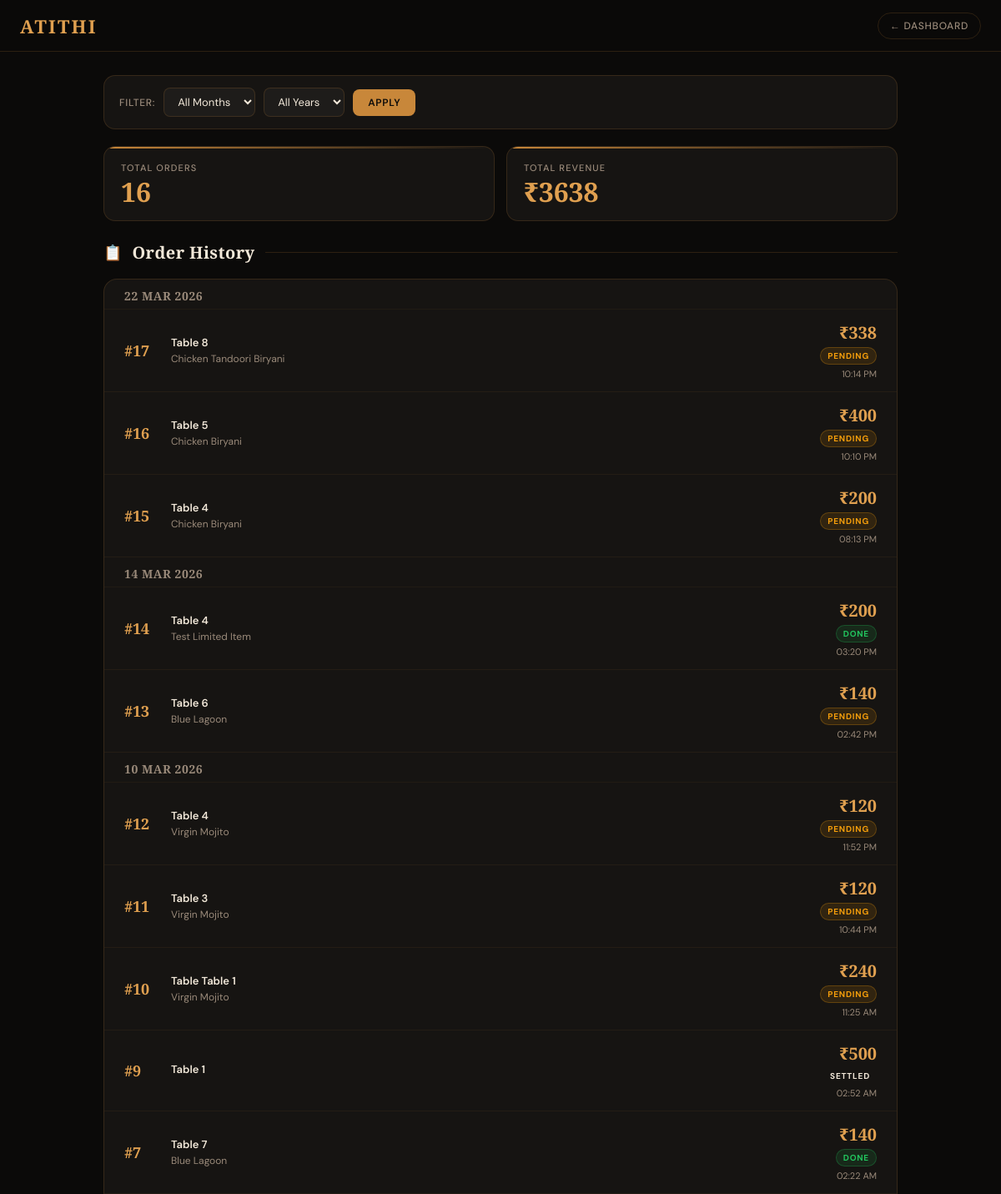
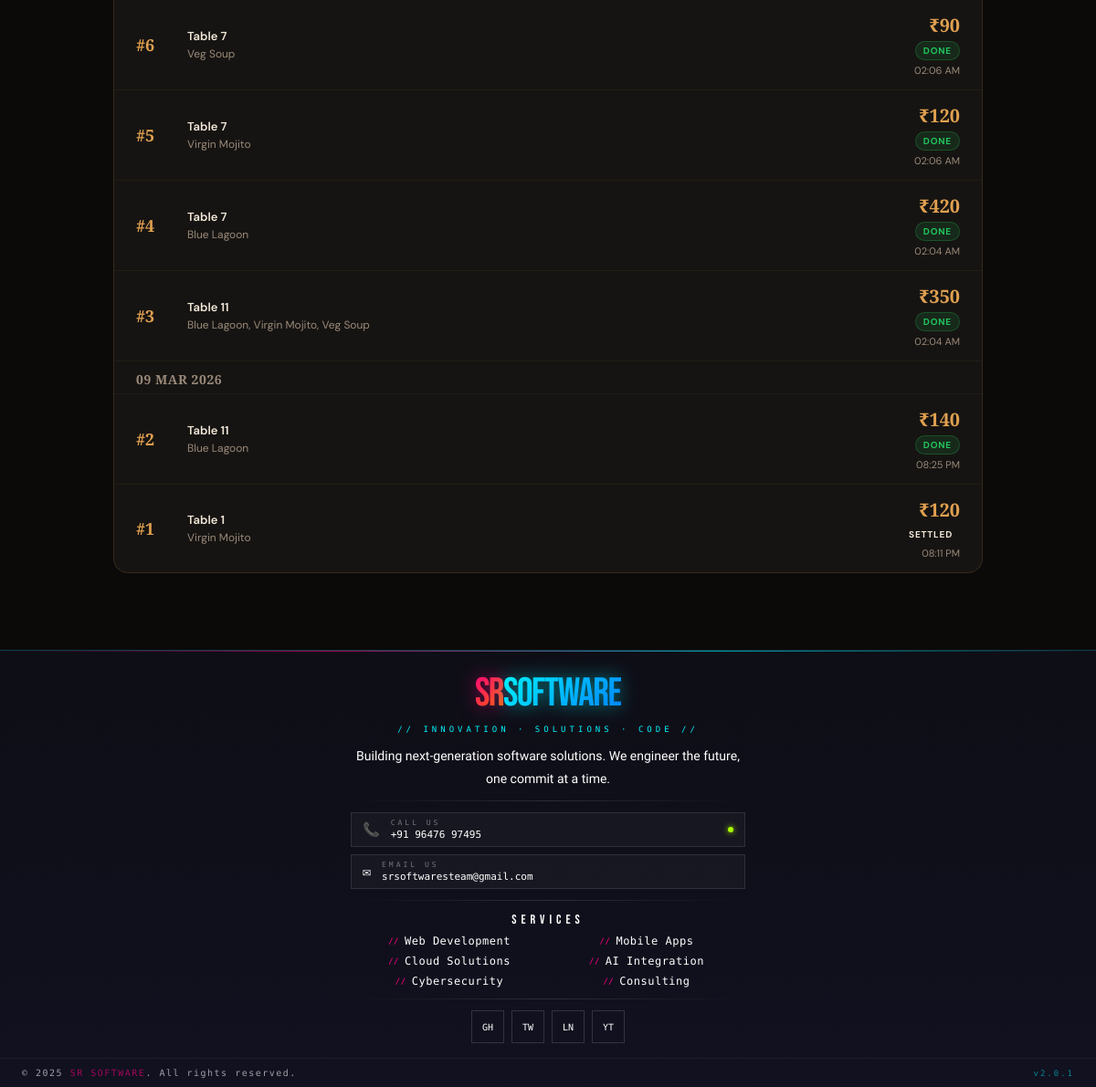
/orders (signed in), run on the app's committed database (2 pictures, top to bottom).
### models.py (models this page shows)
class Order(db.Model):
    __tablename__ = 'orders'
    id = db.Column(db.Integer, primary_key=True)
    user_id = db.Column(db.Integer, db.ForeignKey('users.id'), nullable=False)
    table_no = db.Column(db.String(20), nullable=False)
    items = db.Column(db.Text)  # backward compat with old orders
    notes = db.Column(db.String(500), default='')
    total = db.Column(db.Float, default=0)
    status = db.Column(db.String(20), default='pending')
    created_at = db.Column(db.DateTime, default=datetime.now)
    order_items = db.relationship('OrderItem', backref='order', lazy=True, cascade='all, delete-orphan')

### blueprints/menu_bp.py (the view)
@menu_bp.route('/orders')
@login_required
def order_history():
    month = request.args.get('month', type=int)
    year = request.args.get('year', type=int)
    query = Order.query.filter(Order.user_id == session['user_id'], Order.status != 'cancelled')
    if year:
        query = query.filter(db.extract('year', Order.created_at) == year)
    if month:
        query = query.filter(db.extract('month', Order.created_at) == month)
    orders = query.order_by(Order.created_at.desc()).all()
    total_revenue = sum(o.total for o in orders)
    total_orders = len(orders)
    return render_template('order_history.html',
                           orders=orders,
                           username=session['username'],
                           total_revenue=total_revenue,
                           total_orders=total_orders,
                           filter_month=month,
                           filter_year=year)

### blueprints/menu_bp.py (called while the page is built)
def login_required(f):
    @wraps(f)
    def decorated(*args, **kwargs):
        if 'user_id' not in session:
            return redirect('/')
        return f(*args, **kwargs)
    return decorated

### security.py (called while the page is built)
def get_csrf_token():
    token = session.get(CSRF_SESSION_KEY)
    if not token:
        token = secrets.token_urlsafe(32)
        session[CSRF_SESSION_KEY] = token
    return token

def init_csrf_protection(app):
    @app.before_request
    def csrf_protect():
        if request.method in SAFE_METHODS:
            return
        validate_csrf_token()
    @app.context_processor
    def inject_csrf_token():
        return {"csrf_token": get_csrf_token()}

### templates/order_history.html (shortened to what this page needs)
<!DOCTYPE html>
<html lang="en">
<head>
</head>
<body>
  {% if not request.args.get('embedded') %}
  <nav class="nav">
    <span class="nav-brand">{{username}}</span>
    <div class="nav-actions">
      <a class="nav-chip" href="/dashboard">← Dashboard</a>
    </div>
  </nav>
  {% endif %}
  <div class="page">
    <form class="filter-bar" method="GET" action="/orders">
      <label>Filter:</label>
      <select name="month">
        <option value="">All Months</option>
      </select>
      <select name="year">
        <option value="">All Years</option>
      </select>
      <button type="submit" class="filter-btn">Apply</button>
    </form>
    <div class="stats-row">
      <div class="stat-card" style="animation-delay:0s">
        <div class="stat-label">Total Orders</div>
        <div class="stat-value">{{total_orders}}</div>
      </div>
      <div class="stat-card" style="animation-delay:0.06s">
        <div class="stat-label">Total Revenue</div>
        <div class="stat-value">₹{{ total_revenue | int }}</div>
      </div>
    </div>
    <div class="section-head">
      <span class="section-icon">📋</span>
      <span class="section-title">Order History</span>
    </div>
    <div class="card">
      {% if orders %}
      {% set ns = namespace(cur_date='') %}
      {% for order in orders %}
      {% set order_date = order.created_at.strftime('%d %b %Y') %}
      {% if order_date != ns.cur_date %}
      {% set ns.cur_date = order_date %}
      <div class="date-group-label">{{ order_date }}</div>
      {% endif %}
      <div class="order-row" style="animation-delay:{{ loop.index0 * 0.03 }}s">
        <div class="order-id">#{{ order.id }}</div>
        <div class="order-info">
          <div class="order-table-badge">Table {{ order.table_no }}</div>
          <div class="order-items-list">
            {{ order.order_items | map(attribute='item_name') | join(', ') }}
          </div>
        </div>
        <div class="order-meta">
          <div class="order-total">₹{{ order.total | int }}</div>
          <span class="order-status {{ order.status }}">{{ order.status }}</span>
          <div class="order-time">{{ order.created_at.strftime('%I:%M %p') }}</div>
        </div>
      </div>
      {% endfor %}
      {% else %}
      <div class="empty-state">
        <div class="es-icon">📋</div>
        <p>No orders found</p>
      </div>
      {% endif %}
    </div>
  </div>
  {% include 'sr_footer.html' %}
</body>
</html>

### data on the page
Order: created_at "22 MAR 2026", id "17", table_no "8", order_items|map "Chicken Tandoori Biryani", total "338", status "PENDING", created_at "10:14 PM"
Order: id "16", table_no "5", order_items|map "Chicken Biryani", total "400", status "PENDING", created_at "10:10 PM"
Order: id "15", table_no "4", order_items|map "Chicken Biryani", total "200", status "PENDING", created_at "08:13 PM"
Order: created_at "14 MAR 2026", id "14", table_no "4", order_items|map "Test Limited Item", total "200", status "DONE", created_at "03:20 PM"
Order: id "13", table_no "6", order_items|map "Blue Lagoon", total "140", status "PENDING", created_at "02:42 PM"
Order: created_at "10 MAR 2026", id "12", table_no "4", order_items|map "Virgin Mojito", total "120", status "PENDING", created_at "11:52 PM"
Order: id "11", table_no "3", order_items|map "Virgin Mojito", total "120", status "PENDING", created_at "10:44 PM"
Order: id "10", table_no "Table 1", order_items|map "Virgin Mojito", total "240", status "PENDING", created_at "11:25 AM"
Order: id "9", table_no "1", total "500", status "SETTLED", created_at "02:52 AM"
Order: id "7", table_no "7", order_items|map "Blue Lagoon", total "140", status "DONE", created_at "02:22 AM"
Order: id "6", table_no "7", order_items|map "Veg Soup", total "90", status "DONE", created_at "02:06 AM"
Order: id "5", table_no "7", order_items|map "Virgin Mojito", total "120", status "DONE", created_at "02:06 AM"
Order: id "4", table_no "7", order_items|map "Blue Lagoon", total "420", status "DONE", created_at "02:04 AM"
Order: id "3", table_no "11", order_items|map "Blue Lagoon, Virgin Mojito, Veg Soup", total "350", status "DONE", created_at "02:04 AM"
Order: created_at "09 MAR 2026", id "2", table_no "11", order_items|map "Blue Lagoon", total "140", status "DONE", created_at "08:25 PM"
Order: id "1", table_no "1", order_items|map "Virgin Mojito", total "120", status "SETTLED", created_at "08:11 PM"

### other printed values
{{ username }} "ATITHI"
{{ total_orders }} "16"
{{ total_revenue | int }} "3638"
